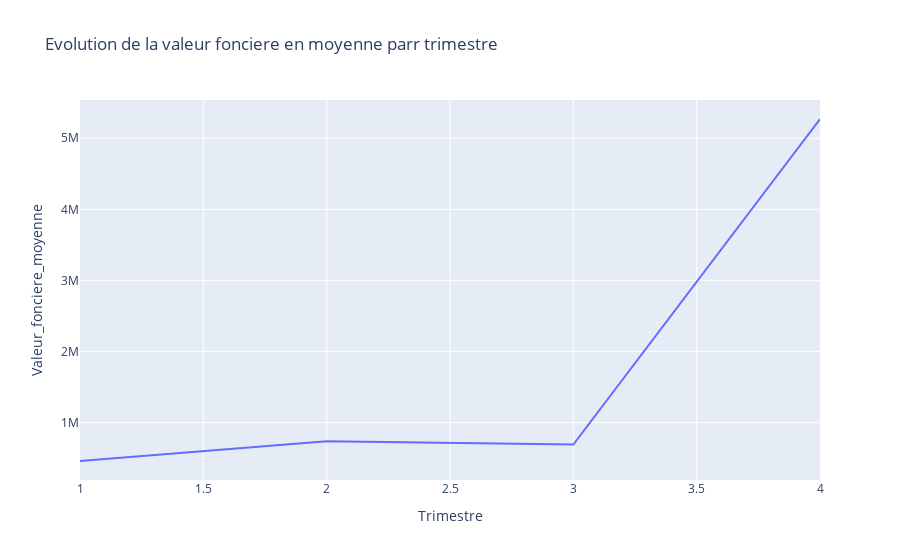

Source (notebook cell):
### Code cell
fig = px.line(df_visu, x="Trimestre", y="Valeur_fonciere_moyenne", title='Evolution de la valeur fonciere en moyenne parr trimestre')
fig.show()

### Figure 1 — Plotly figure (JSON) as saved in the notebook; plotly's stock layout.template omitted (floating-point values rounded to 4 significant figures)
{"data": [{"hovertemplate": "Trimestre=%{x}<br>Valeur_fonciere_moyenne=%{y}<extra></extra>", "legendgroup": "", "line": {"color": "#636efa", "dash": "solid"}, "marker": {"symbol": "circle"}, "mode": "lines", "name": "", "orientation": "v", "showlegend": false, "type": "scatter", "x": [1, 2, 3, 4], "xaxis": "x", "y": [458000.0, 735700.0, 689900.0, 5272000.0], "yaxis": "y"}], "layout": {"autosize": true, "legend": {"tracegroupgap": 0}, "title": {"text": "Evolution de la valeur fonciere en moyenne parr trimestre"}, "xaxis": {"anchor": "y", "autorange": true, "domain": [0, 1], "range": [1, 4], "title": {"text": "Trimestre"}, "type": "linear"}, "yaxis": {"anchor": "x", "autorange": true, "domain": [0, 1], "range": [190600.0, 5539000.0], "title": {"text": "Valeur_fonciere_moyenne"}, "type": "linear"}}}
